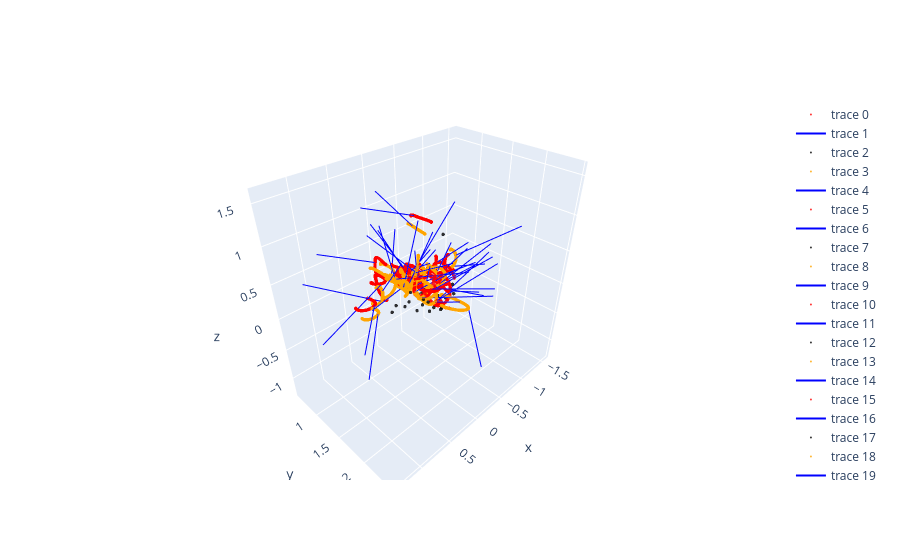

Write notebook code for a chart like this one.
### Markdown cell above
### Overview #10
TESTING: Drawing left and right controller with headset position and avg direction for each subject session in a single gesture.

### To Do
* Edit variables 'gesture' to any key in the dictionary and 'gesture_index' to its corresponding index

### Code cell
gesture = "RotForwardX"
gesture_index = 7

fig_1 = go.Figure()

for file_num, file_path in enumerate(gesture_dict[gesture][0]):
    df = pd.read_csv(file_path)
    remove_strokes(df, gesture_index, file_num)
    filtered_df_L = get_cleaned_df(df, 1, 'l')
    filtered_df_R = get_cleaned_df(df, 1, 'r')

    if (len(filtered_df_L) != 0):
        data_sample = [] # original data of the chosen sample; 21 lists
        for col in selected_columns:
            data_sample.append(filtered_df_L[col].tolist())

        # 3.1
        #r_handed_data_sample = left_to_right_handed(data_sample=data_sample, selected_columns=selected_columns)
        # 3.2
        directional_data_sample = quaternion_to_direction(r_handed_data_sample=data_sample, selected_columns=selected_columns)
        # 3.3
        #egocentric_data_sample = world_to_headspace(directional_data_sample=directional_data_sample, directional_data_names=directional_data_names)

        pts_from_3_2 = (list(zip(directional_data_sample[6], directional_data_sample[7], directional_data_sample[8])))
        directions_from_3_2 = (list(zip(directional_data_sample[9], directional_data_sample[10], directional_data_sample[11])))
        
        n = len(pts_from_3_2)
        avg_direction_from_3_2 = get_avg_direction(directions_from_3_2)
        
        # Plot stroke
        plot_markers(fig_1, pts_from_3_2, 'red')
        # Plot direction: median point + avg direction vector
        plot_line(fig_1, [pts_from_3_2[n//2]] + [tuple(a + b for a, b in zip(pts_from_3_2[n//2], avg_direction_from_3_2))], 'blue')
        # Plot head translation
        plot_markers(fig_1, [(np.sum(directional_data_sample[12])/len(directional_data_sample[12]), np.sum(directional_data_sample[13])/len(directional_data_sample[13]), np.sum(directional_data_sample[14])/len(directional_data_sample[14]))], 'black')



        # Plotting right controller
        data_sample = [] # original data of the chosen sample; 21 lists
        for col in selected_columns:
            data_sample.append(filtered_df_R[col].tolist())

        # 3.1
        #r_handed_data_sample = left_to_right_handed(data_sample=data_sample, selected_columns=selected_columns)
        # 3.2
        directional_data_sample = quaternion_to_direction(r_handed_data_sample=data_sample, selected_columns=selected_columns)
        # 3.3
        #egocentric_data_sample = world_to_headspace(directional_data_sample=directional_data_sample, directional_data_names=directional_data_names)

        pts_from_3_2 = (list(zip(directional_data_sample[0], directional_data_sample[1], directional_data_sample[2])))
        directions_from_3_2 = (list(zip(directional_data_sample[3], directional_data_sample[4], directional_data_sample[5])))
        n = len(pts_from_3_2)
        avg_direction_from_3_2 = get_avg_direction(directions_from_3_2)

        # Plot stroke
        plot_markers(fig_1, pts_from_3_2, 'orange')
        # Plot direction
        plot_line(fig_1, [pts_from_3_2[n//2]] + [tuple(a + b for a, b in zip(pts_from_3_2[n//2], avg_direction_from_3_2))], 'blue')

fig_1.show()
